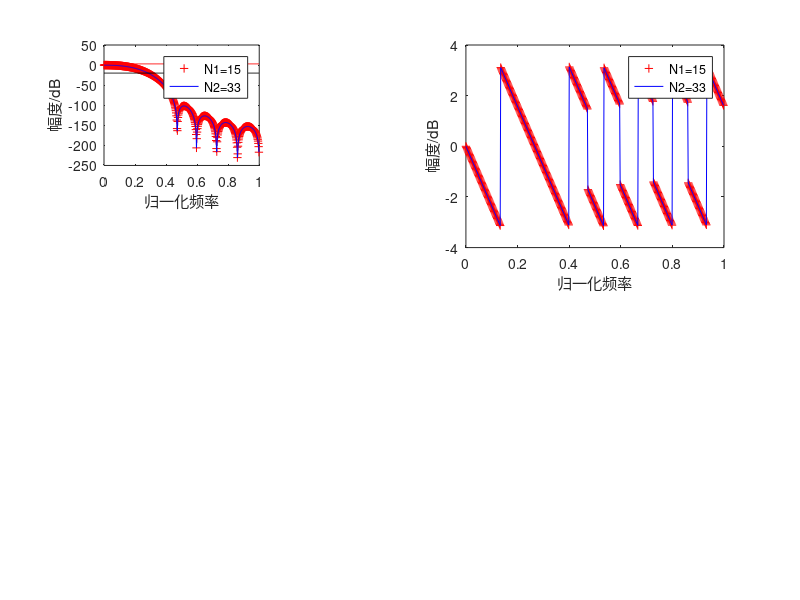

The MATLAB script that drew this image: (Note: this script raises an error after producing the figure.)
close all;
clear all;
wn = 0.25;N1=15;N2=33;
windows1=hanning(N1+1);
windows2= hanning(N2+1);
b1 = fir1(N1,wn,windows1);
b2 = fir1(N2,wn,windows2);
[H1,W1]=freqz(b1,1,512,2);
[H2,W2]=freqz(b1,1,512,2);
figure;
subplot(3,3,1);

plot(W1,20*log(abs(H1)),'r+');
hold on ;
plot(W2,20*log(abs(H2)),'b');
plot(W1,3*ones(size(W1)),'r-');
plot(W1,-20*ones(size(W1)),'k-');
hold off;

ylabel('幅度/dB'),xlabel('归一化频率');
legend('N1=15','N2=33')


subplot(2,2,2)
plot(W1,angle(H1),'r+');
hold on;
plot(W2,angle(H2),'b');
hold off;
ylabel('幅度/dB'),xlabel('归一化频率');
legend('N1=15','N2=33')

windows3=boxcar(N2+1);
windows4=trainning(N2+1);
%windows5=hamming(N2+1);
%windows6= blackman(N2+1);
b3 = fir1(N2,wn,windows3);
b4 = fir1(N2,wn,windows4);
%b5 = fir1(N2,wn,windows5);
%b6 = fir1(N2,wn,windows6);
[H3,W3]=freqz(b1,1,512,2);
[H4,W4]=freqz(b1,1,512,2);
figure1;
subplot(2,2,1);
plot(W3,20*log(abs(H3)),'r+');
plot(W3,20*log(abs(H3)),'b');
ylabel('幅度/dB'),xlabel('归一化频率');
subplot(2,2,2);
plot(W4,20*log(abs(H4)),'r+');
plot(W4,20*log(abs(H4)),'b');
ylabel('幅度/dB'),xlabel('归一化频率');


%[H5,W5]=freqz(b1,1,512,2);
%figure;
%subplot(3,3,5);
%plot(W5,20*log(abs(H5)),'b');
%ylabel('幅度/dB'),xlabel('归一化频率');


%[H6,W6]=freqz(b1,1,512,2);
%figure;
%subplot(3,3,6);
%plot(W6,20*log(abs(H6)),'b');
%ylabel('幅度/dB'),xlabel('归一化频率');




